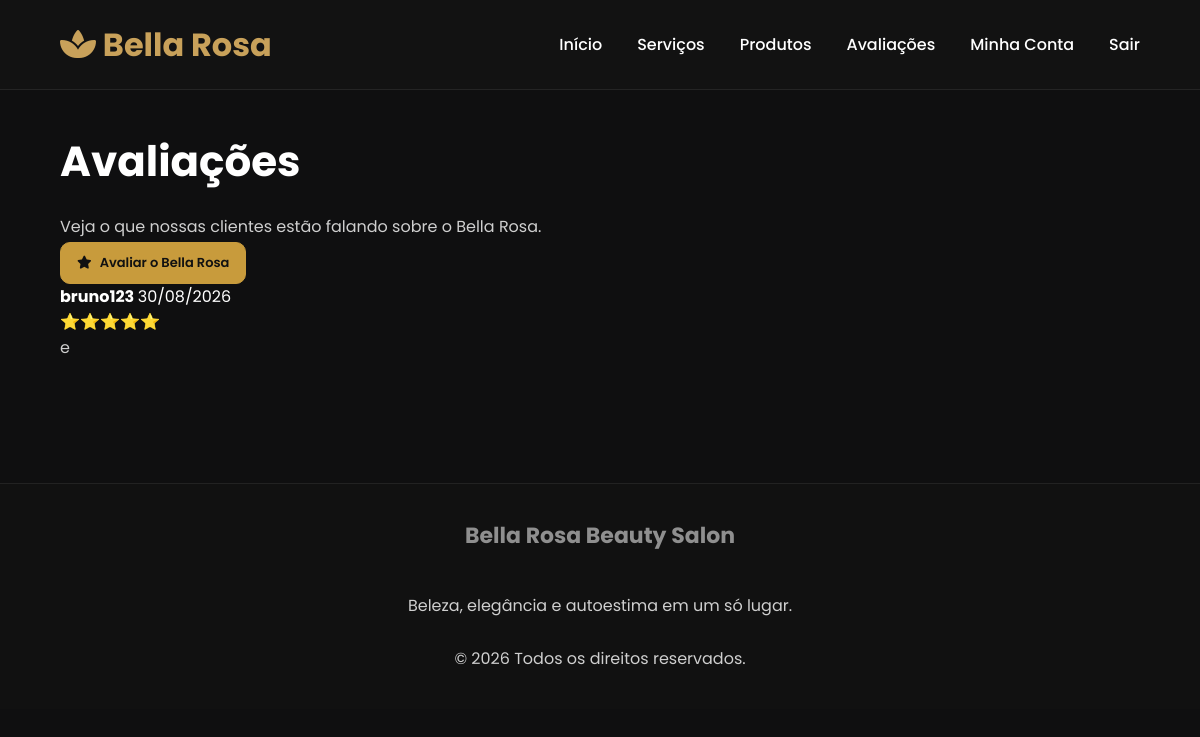
The app's page /avaliacoes/ (signed in) with its own data.
### avaliacoes/models.py (models this page shows, shortened)
class Avaliacao(models.Model):
    NOTAS = [
        (1, "1 estrela"),
        (2, "2 estrelas"),
        (3, "3 estrelas"),
        (4, "4 estrelas"),
        (5, "5 estrelas"),
    ]
    cliente = models.ForeignKey(
        settings.AUTH_USER_MODEL,
        on_delete=models.CASCADE,
        related_name="avaliacoes",
        verbose_name="Cliente",
    )
    nota = models.PositiveSmallIntegerField(
        "Nota",
        choices=NOTAS,
    )
    comentario = models.TextField(
        "Comentário",
        max_length=500,
    )
    aprovado = models.BooleanField(
        "Aprovado",
        default=False,
    )
    criado_em = models.DateTimeField(
        "Criado em",
        auto_now_add=True,
    )
    atualizado_em = models.DateTimeField(
        "Atualizado em",
        auto_now=True,
    )
    class Meta:
        verbose_name = "Avaliação"
        verbose_name_plural = "Avaliações"
        ordering = ["-criado_em"]

### contas/models.py (models this page shows, shortened)
class Usuario(AbstractUser):
    telefone = models.CharField(
        max_length=20,
        blank=True
    )
    is_admin_salao = models.BooleanField(
        default=False
    )

### avaliacoes/views.py (the view)
def lista_avaliacoes(request):
    avaliacoes = (
        Avaliacao.objects
        .filter(aprovado=True)
        .select_related("cliente")
        .order_by("-criado_em")
    )
    contexto = {
        "avaliacoes": avaliacoes,
    }
    return render(
        request,
        "avaliacoes/lista_avaliacoes.html",
        contexto,
    )

### avaliacoes/templates/avaliacoes/lista_avaliacoes.html (shortened to what this page needs)
{% extends "base.html" %}
{% block content %}
<section class="avaliacoes-section">
    <div class="avaliacoes-header">
        <div>
            <h1>Avaliações</h1>
            <p>
                Veja o que nossas clientes estão falando sobre o Bella Rosa.
            </p>
        </div>
        {% if user.is_authenticated %}
            <a
                href="{% url 'cadastrar_avaliacao' %}"
                class="btn-primary"
            >
                <i class="fa-solid fa-star"></i>
                Avaliar o Bella Rosa
            </a>
        {% endif %}
    </div>
    <div class="avaliacoes-grid">
        {% for avaliacao in avaliacoes %}
            <div class="avaliacao-card">
                <div class="avaliacao-topo">
                    <div>
                        <strong>
                            {% if avaliacao.cliente.first_name %}
                                {{ avaliacao.cliente.first_name }}
                            {% else %}
                                {{ avaliacao.cliente.username }}
                            {% endif %}
                        </strong>
                        <span>
                            {{ avaliacao.criado_em|date:"d/m/Y" }}
                        </span>
                    </div>
                    <div class="avaliacao-estrelas">
                        {% if avaliacao.nota == 1 %}
                            ⭐
                        {% elif avaliacao.nota == 2 %}
                            ⭐⭐
                        {% elif avaliacao.nota == 3 %}
                            ⭐⭐⭐
                        {% elif avaliacao.nota == 4 %}
                            ⭐⭐⭐⭐
                        {% elif avaliacao.nota == 5 %}
                            ⭐⭐⭐⭐⭐
                        {% endif %}
                    </div>
                </div>
                <p class="avaliacao-comentario">
                    {{ avaliacao.comentario }}
                </p>
            </div>
        {% endfor %}
    </div>
</section>
{% endblock %}

### static/css/style.css (style rules this page uses)
* { margin:0; padding:0; box-sizing:border-box; font-family:'Poppins',sans-serif; }
:root { --preto:#0f0f10; --preto-card:#18181b; --preto-card2:#202024; --dourado:#C8A15A; --dourado-hover:#b58d44; --branco:#ffffff; --cinza:#cfcfcf; --cinza2:#9b9b9b; --borda:#2b2b2d; --erro:#d9534f; --sucesso:#4CAF50; --radius:18px; }
body { background:var(--preto); color:var(--branco); min-height:100vh; }
a { color:inherit; text-decoration:none; }
h1 { font-size:42px; margin-bottom:20px; }
p { color:var(--cinza); line-height:1.8; }
.btn-primary { background:var(--dourado); }
.btn-primary, .btn-outline { display: inline-flex; align-items: center; justify-content: center; gap: 8px; min-height: 42px; padding: 10px 16px; border-radius: 10px; font-size: 13px; font-weight: 600; text-decoration: none; cursor: pointer; transition: 0.2s ease; font-family: inherit; }
.btn-primary { background: #c89b3c; color: #111111; border: 1px solid #c89b3c; }

### records on screen
Avaliacao: cliente.username "bruno123", criado_em "30/08/2026", comentario "e"
